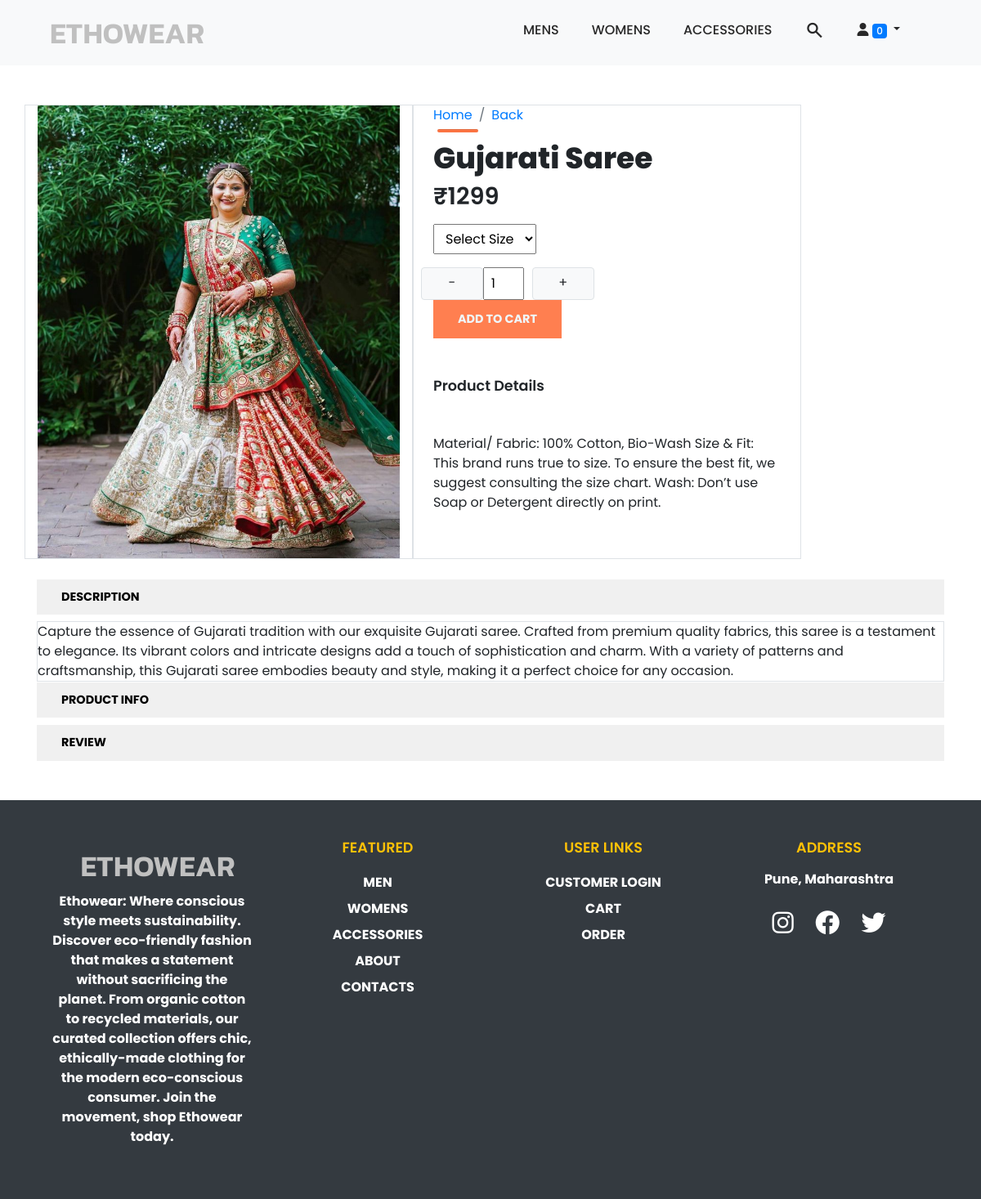
The page /men/productspage/2 on the database its author committed.
### base/models/product.py (models this page shows, shortened)
class Product(models.Model) :
    name = models.CharField(max_length=50)
    sizes_choice =(
    ("1","L"),
    ("2","M"),
    ("3","S")
)
    sizes = models.CharField(max_length=50, blank=True, null = True, choices = sizes_choice, default='1')
    price = models.IntegerField(default=0)
    category = models.ForeignKey(Category, on_delete=models.CASCADE, default='1' )
    type = models.ForeignKey(Type, on_delete=models.CASCADE, default='1' )
    productinfo = models.TextField(max_length=1200, default=' ', null=True, blank=True)
    description = models.TextField(max_length=1200, default=' ', null=True, blank=True)
    image = models.ImageField(upload_to='upload/products/')

### base/views/common.py (the view, shortened to what this page needs)
# urls.py: path('men/productspage/<str:id>',Proddetails.as_view(), name="productdetails"),
class Proddetails(View):
    def get(self, request, id):
        productt = Product.objects.filter(id = id).first
        data = {
            'productt' : productt
        }
        return render(request, 'singleproduct.html',data)

### templates/singleproduct.html (shortened to what this page needs)
{% extends 'index.html' %}
{% load static %}
{% block homecon %}
<link href="{% static 'style.css' %}" rel="stylesheet" />
</head>
<body>
    <section class="container sproduct ">
        <div class="row mt-5">
            <div class="col-lg-5 col-md-12 col-12 size border">
                <img src="{{ productt.image.url }}" class="img-fluid w-100" id="MainImg">
            </div>
            <div class="col-lg-5 col-md-12 col-12 border px-4">
                <ol class="breadcrumb m-0" style="margin: 0px; padding: 0px;">
                    <li class="breadcrumb-item"><a href="{% url 'home' %}">Home</a></li>
                    <li class="breadcrumb-item active" aria-current="page"><a href="{% url 'men' %}">Back</a></li>
                </ol>
                <hr style="padding: 0px; margin: 5px;">
                <h3 style="margin-top: 10px; font-size: 36px;">{{ productt.name }}</h3>
                <h2>₹{{ productt.price }}</h2>
                <form action="/#{{ productt.id }}" method="POST">
                    <select class="my-3">
                        <option>Select Size</option>
                    </select>
                    <div class="row counter">
            <span class="down col-2 btn btn-block btn-light border" onclick="decreaseCount(event, this)">-</span>
            <input type="text" name="quantity" value="1" class="px-2" readonly>
            <span class="up col-2 btn btn-block btn-light border" onclick="increaseCount(event, this)">+</span>
        </div>
                    <button type="submit" class="buy-btn" value="Add to Cart">Add to Cart</button>
                </form>
                <h4 class="mt-5 mb-5">Product Details</h4>
                <span>{{ productt.productinfo }}</span>
            </div>
        </div>
    </section>
    <section class="container mt-4">
        <div class="accordion" id="accordionExample">
            <div class="accordion-item">
                <h2 class="accordion-header" id="headingOne">
                    <button class="accordion-button" type="button" data-bs-toggle="collapse" data-bs-target="#collapseOne" aria-expanded="true" aria-controls="collapseOne">
                        Description
                    </button>
                </h2>
                <div id="collapseOne" class="accordion-collapse collapse show text-wrap" aria-labelledby="headingOne" data-bs-parent="#accordionExample">
                    <div class="accordion-body  border" style="overflow: hidden;  word-wrap: break-word;">
                        {{ productt.description }}
                    </div>
                </div>
            </div>
            <div class="accordion-item">
                <h2 class="accordion-header" id="headingTwo">
                    <button class="accordion-button collapsed" type="button" data-bs-toggle="collapse" data-bs-target="#collapseTwo" aria-expanded="false" aria-controls="collapseTwo">
                        Product Info
                    </button>
                </h2>
            </div>
            <div class="accordion-item">
                <h2 class="accordion-header" id="headingThree">
                    <button class="accordion-button collapsed" type="button" data-bs-toggle="collapse" data-bs-target="#collapseThree" aria-expanded="false" aria-controls="collapseThree">
                        Review
                    </button>
                </h2>
                <div id="collapseThree" class="accordion-collapse collapse" aria-labelledby="headingThree" data-bs-parent="#accordionExample">
                    <div class="accordion-body">
                        <strong>
</div>
                </div>
            </div>
        </div>
    </section>
{% endblock %}

### static/style.css (style rules this page uses)
* { margin: 0; padding: 0; font-family: 'Poppins', sans-serif; box-sizing: border-box; }
h2 { font-size: 1.8rem; font-weight: 600; }
h3 { font-size: 1.4rem; font-weight: 800; }
h4 { font-size: 1.1rem; font-weight: 600; }
button { font-size: 0.9rem; font-weight: 700; outline: none; border: none; background-color: #ff0000; color: aliceblue; padding: 13px 30px; cursor: pointer; text-transform: uppercase; transition: 0.3s ease; }
hr { width: 50px; height: 3px; border-radius: 10px; background-color: rgb(251, 116, 67); }
.breadcrumb { background-color: white; margin-left: 30px ; }

### templates/singleproduct.html (style rules this page uses)
.sproduct select { display: block; padding: 5px 10px; }
.sproduct input { width: 50px; height: 40px; padding-left: 10px; font-size: 16px; margin-right: 10px; }
.buy-btn { background: coral; opacity: 1; transition: 0.3s ease; }
.accordion-button { width: 100%; text-align: left; color: #000; background-color: rgb(240, 240, 240); }

### rows shown on the page
Product: image (picture), name "Gujarati Saree", price "1299", productinfo "Material/ Fabric: 100% Cotton, Bio-Wash Size & Fit: This brand runs true to size. To ensure the best fit, we suggest consulting the size chart. Wash: Don’t use Soap or Detergent directly on print.", description "Capture the essence of Gujarati tradition with our exquisite Gujarati saree. Crafted from premium quality fabrics, this saree is a testament to elegance. Its vibrant colors and intricate designs add a touch of sophistication and charm. With a variety of patterns and craftsmanship, this Gujarati saree embodies beauty and style, making it a perfect choice for any occasion."

### other values the page prints
{{ request.session.cart.keys | length }} "0"
